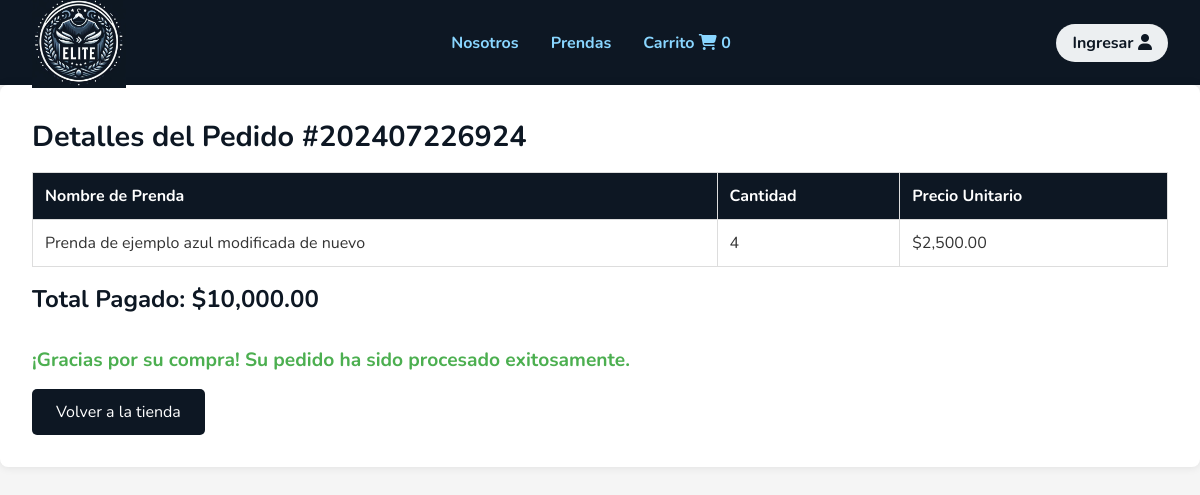
Page /Backend/detalles_pedido.php?id_orden=202407226924 on the committed database.
### tables this page shows
CREATE TABLE `carrito` (
  `id_carrito` int(10) UNSIGNED NOT NULL,
  `id_orden` varchar(100) NOT NULL,
  `id_usuario` int(10) UNSIGNED DEFAULT NULL,
  `id_prenda` int(10) UNSIGNED DEFAULT NULL,
  `cantidad` int(10) UNSIGNED DEFAULT NULL,
  `fecha` timestamp NULL DEFAULT current_timestamp() ON UPDATE current_timestamp()
);

CREATE TABLE `prenda` (
  `id_prenda` int(10) UNSIGNED NOT NULL,
  `id_marca` int(10) UNSIGNED DEFAULT NULL,
  `id_proveedor` int(10) UNSIGNED DEFAULT NULL,
  `nombre` varchar(100) DEFAULT NULL,
  `descripcion` varchar(100) DEFAULT NULL,
  `color` varchar(30) DEFAULT NULL,
  `talle` varchar(30) DEFAULT NULL,
  `imagen` varchar(100) DEFAULT NULL,
  `precio` int(10) UNSIGNED DEFAULT NULL,
  `cantidad` int(200) UNSIGNED NOT NULL
);

### Backend/detalles_pedido.php (the view, shortened to what this page needs)
<!DOCTYPE html>
<html lang="en">
<head>
    <link rel="stylesheet" href="./../CSS/detalles_pedido.css">
</head>
<body>
    <?php
    include 'conexionBD.php';
    ?>
    <header class="header">
        <div class="logo">
            <a href="./../index.php"><img src="./../img/logo-marca-nuevo.jpg" alt="Logo de la marca"></a>
        </div>
        <nav>
            <ul>
                <li class="#Nosotros"><a href="./../nosotros.php">Nosotros</a></li>
                <li class="#Productos"><a href="./../productos.php">Prendas</a></li>
                <li class="carrito">
                    <a href="./../carrito.php" class="carrito">
                        Carrito <i class="fa-solid fa-cart-shopping"></i>
                        <span class="carrito-contador">
                            <?php echo isset($_SESSION["carrito"]) ? count($_SESSION["carrito"]) : 0; ?>
                        </span>
                    </a>
                </li>
            </ul>
        </nav>
        <div class="ingreso">
            <?php if (isset($_SESSION['nombre'])) { ?>
                <a href="./../pagina_perfil.php" class="registrar"><button>Mi Cuenta <i class="fa-solid fa-user"></i></button></a>
            <?php } else { ?>
                <a href="./../login.php" class="registrar"><button>Ingresar <i class="fa-solid fa-user"></i></button></a>
            <?php }; ?>
        </div>
    </header>
    <main class="contenido_detalles">
        <?php
        $order_id = isset($_GET['id_orden']) ? intval($_GET['id_orden']) : 0;
        $consulta = "SELECT p.nombre, c.cantidad, p.precio FROM carrito c JOIN prenda p ON c.id_prenda = p.id_prenda WHERE c.id_orden = $order_id";
        $resultado = mysqli_query($conexion, $consulta);
        if ($resultado && mysqli_num_rows($resultado) > 0) {
            echo "<h2>Detalles del Pedido #{$order_id}</h2>";
            echo '<table class="tabla_detalles">';
            echo '<thead><tr><th>Nombre de Prenda</th><th>Cantidad</th><th>Precio Unitario</th></tr></thead>';
            echo '<tbody>';
            $total = 0;
            while ($row = mysqli_fetch_assoc($resultado)) {
                $subtotal = $row['cantidad'] * $row['precio'];
                $total += $subtotal;
                echo '<tr>';
                echo "<td>{$row['nombre']}</td>";
                echo "<td>{$row['cantidad']}</td>";
                echo "<td>$" . number_format($row['precio'], 2) . "</td>";
                echo '</tr>';
            }
            echo '</tbody>';
            echo '</table>';
            echo "<h3>Total Pagado: $" . number_format($total, 2) . "</h3>";
            echo '<p class="mensaje_exito">¡Gracias por su compra! Su pedido ha sido procesado exitosamente.</p>';
            echo '<a href="./../productos.php" class="boton_volver">Volver a la tienda</a>';
        } else {
            echo "<p>No se encontraron detalles para el pedido #{$order_id}.</p>";
        }
        ?>
    </main>
</body>
</html>

### CSS/detalles_pedido.css (style rules this page uses)
* { box-sizing: border-box; margin: 0; padding: 0; font-family: 'Nunito', sans-serif; font-size: 1rem; }
body { background-color: #f5f5f5; color: #333; }
header { background-color: #0d1723; color: #fff; display: flex; justify-content: space-between; align-items: center; padding: 1rem 2rem; height: 85px; }
.header .logo img { height: 60px; width: auto; transition: transform 0.3s ease; }
.header nav ul { list-style: none; display: flex; }
.header nav ul li { margin: 0 1rem; }
.header nav a { color: #89d6ff; text-decoration: none; font-weight: bold; }
.header .ingreso { display: flex; align-items: center; }
.header .ingreso button { background: #eceff1; border: none; border-radius: 50px; color: #0d1723; font-weight: 700; padding: 0.5rem 1rem; cursor: pointer; transition: background-color 0.3s ease; }
main.contenido_detalles { padding: 2rem; max-width: 1200px; margin: 0 auto; background: #fff; box-shadow: 0 0 10px rgba(0, 0, 0, 0.1); border-radius: 8px; }
h2 { font-size: 1.8rem; margin-bottom: 1rem; color: #0d1723; }
h3 { font-size: 1.5rem; margin-top: 1rem; color: #0d1723; }
.tabla_detalles { width: 100%; border-collapse: collapse; margin-top: 1rem; }
.tabla_detalles thead { background-color: #0d1723; color: #fff; }
.tabla_detalles th, .tabla_detalles td { padding: 0.75rem; border: 1px solid #ddd; text-align: left; }
.tabla_detalles th { font-size: 1.1rem; }
.tabla_detalles td { font-size: 1rem; }
.mensaje_exito { font-size: 1.2rem; font-weight: 700; color: #4caf50; margin-top: 2rem; }
.boton_volver { display: inline-block; padding: 0.75rem 1.5rem; font-size: 1rem; color: #fff; background-color: #0d1723; border-radius: 5px; text-align: center; text-decoration: none; margin-top: 1rem; transition: background-color 0.3s ease; }
@media (min-width: 769px) { body { font-size: 1.125rem; } }
@media (min-width: 769px) { header { padding: 1rem 2rem; height: 5.3125rem; } }
@media (min-width: 769px) { .header .logo img { height: 6rem; } }
@media (min-width: 769px) { .header nav ul { flex-direction: row; } }
@media (min-width: 769px) { .header nav ul li { margin: 0 1rem; } }
@media (min-width: 769px) { .header .ingreso button { padding: 0.5rem 1rem; } }
@media (min-width: 769px) { main.contenido_detalles { padding: 2rem; max-width: 75rem; margin: 0 auto; } }
@media (min-width: 769px) { h2 { font-size: 1.8rem; } }
@media (min-width: 769px) { h3 { font-size: 1.5rem; } }
@media (min-width: 769px) { .tabla_detalles th, .tabla_detalles td { font-size: 1rem; } }
@media (min-width: 769px) { .mensaje_exito { font-size: 1.2rem; } }
@media (min-width: 769px) { .boton_volver { padding: 0.75rem 1.5rem; } }

### rows in the picture
carrito: id_prenda.nombre "Prenda de ejemplo azul modificada de nuevo", cantidad "4", id_prenda.precio "2,500.00"

### other values in the picture
$order_id "202407226924"
$total "10,000.00"
